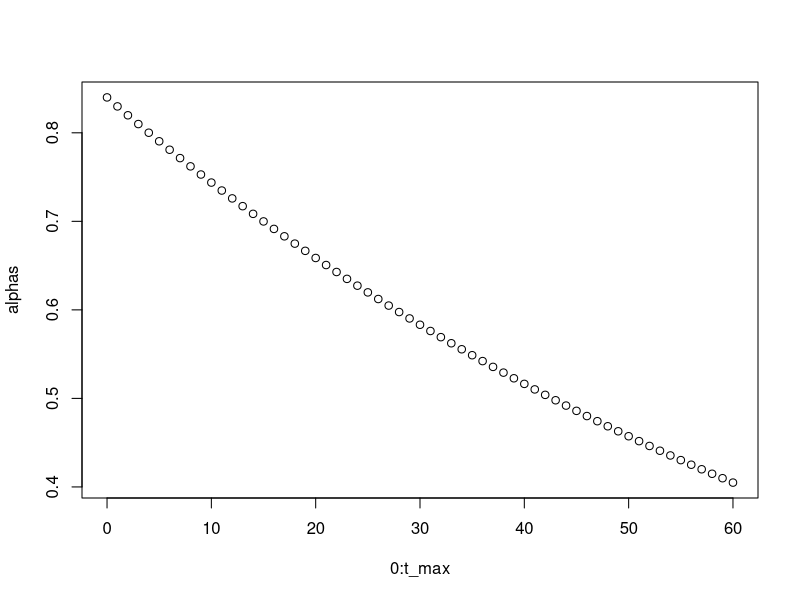
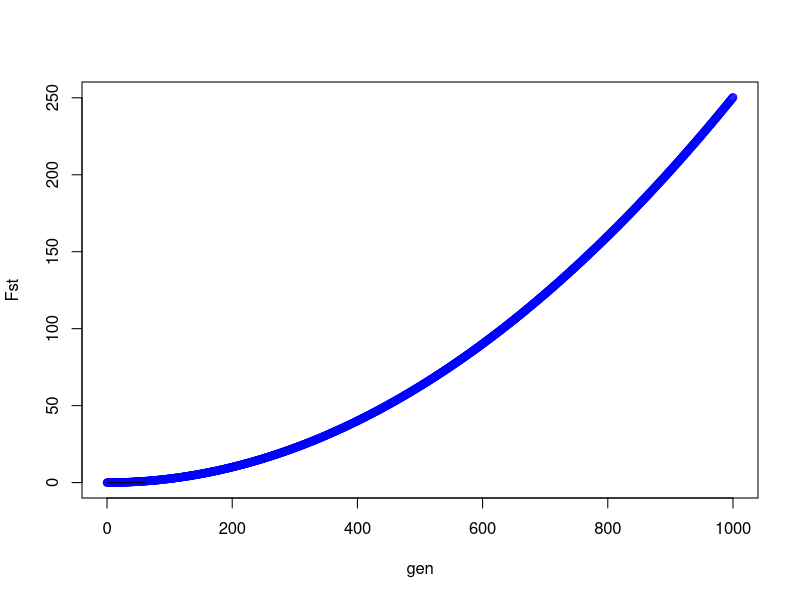
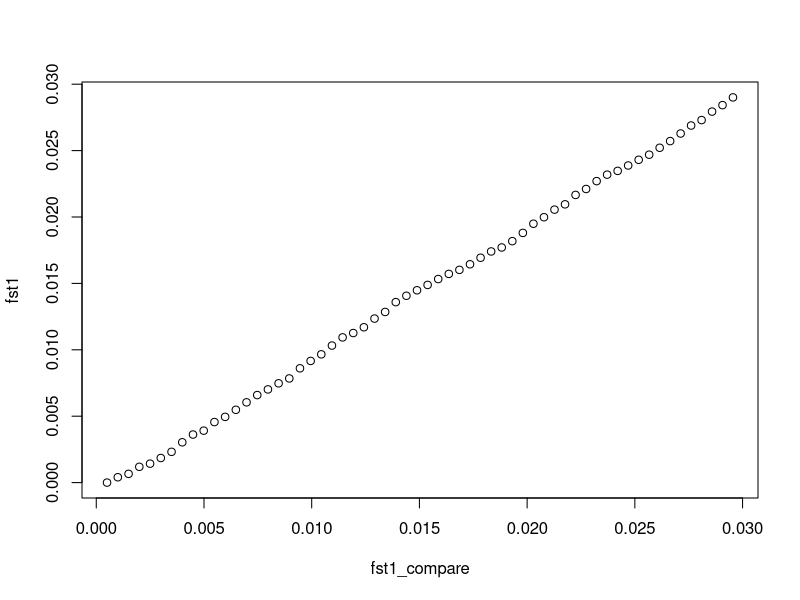
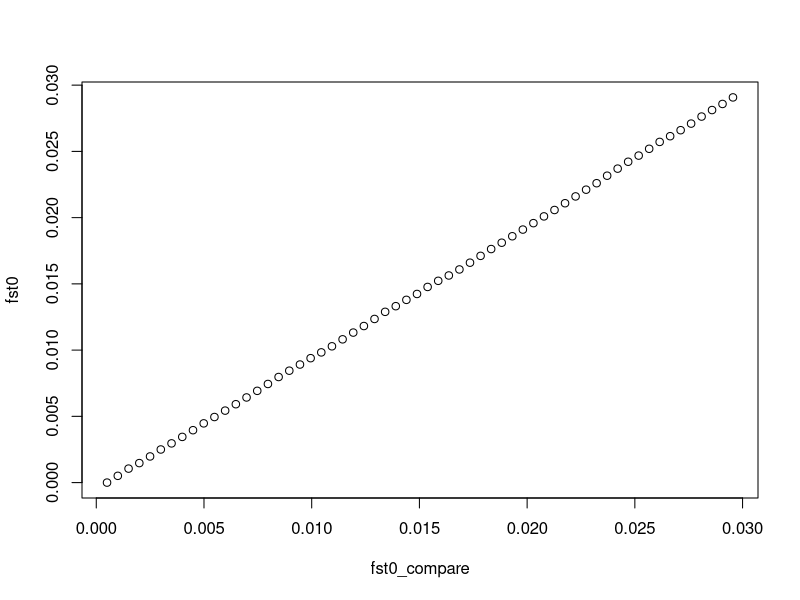
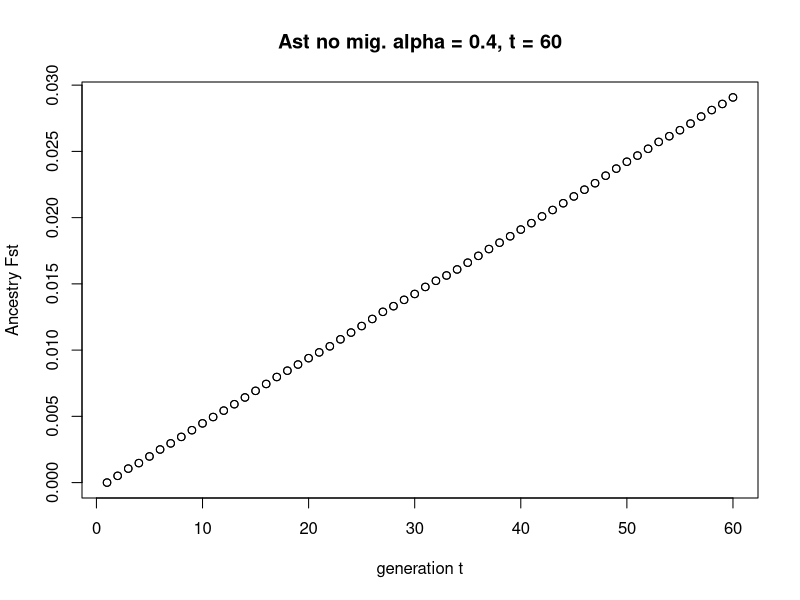
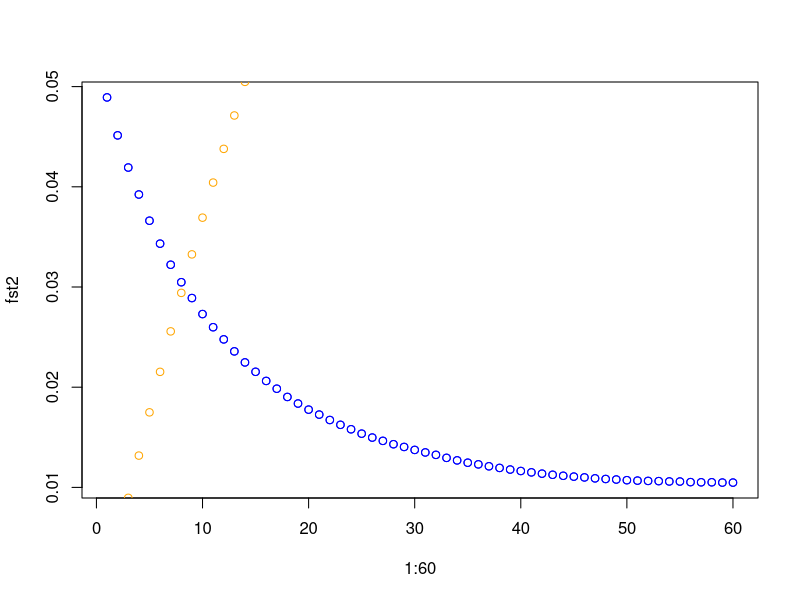

The R script that drew these images, in order: (Note: this script raises an error after producing the figures.)
# expected drift in ancestry based on Long 1991, with continuous migration:

# some parameter estimates:
# generations of admixture
t = 60
# starting admixture proportion
alpha_0 = 0.84
# ending admixture proportion
alpha_t = 0.4
# approximate Ne
Ne = 1000

# plot expectation if started at alpha_t for whole time,
# vs. equal influx migrants to get to alpha_t at time t
# classic
fst_noMig <- function(Ne, t){
  1 - exp(-t/(2*Ne))
}
# calculate migration rate per generation
calc_m <- function(alpha_0, alpha_t, t){
  #m = -log(alpha_0 - alpha_t)/t
  m = 1 - (alpha_t/alpha_0)^(1/t)
  return(m)
}

# add migration
fst_withMig <- function(Ne, t, alpha_0, m){
  # proportion A ancestry diluted by 
  # migration m each gen. from C/M ancestry
  # alpha_t = alpha_0 - (1 - m)^t
  
  # expected A ancestry over generations, with m mig.
  if (t == 0){
    fst = 0
  } else{

    
    # eq. 24 Long 1991 (? derivation)
    j = 1:t
    v = ((1 - 1/(2*Ne))^(j-1))*((1 - m)^2)^j
    alpha_j = alpha_0*(1 - m)^j
    fst = sum(j)/(2*Ne)
    #var_alpha = sum(j*alpha_j*(1-alpha_j))/(2*Ne)
    #fst = var_alpha/(alpha_j[t]*(1-alpha_j[t]))
  }
  return(fst)
}
# asymptote with migration
fst_asymp = function(m, Ne){
  fst = (1-m)^2/(2*Ne - (2*Ne - 1)*(1 - m)^2)
  return(fst)
}
t_max = 60
m = calc_m(alpha_0 = 0.84, alpha_t = 0.4, t = t_max + 1)
alphas = numeric(length = (t_max + 1))
alphas[1] <- 0.84
for (i in 1:t_max) {
  alphas[i + 1] = alphas[i]*(1-m)
}
plot(0:t_max, alphas)
plot(0:1000, sapply(0:1000, function(t) 
  fst_withMig(Ne = 1000, t = t, alpha_0 = 0.84, m = m)),
  col = "blue", xlab = "gen", ylab = "Fst")
curve(fst_noMig(Ne = 1000, t = x), from = 0, to = t_max,
      add = T)
fst_asymp(m = m, Ne = 1000)

# simulate the drift process?
sim_drift <- function(Ne, alpha_0, t, m = 0){
   As = numeric(length = t) # ancestry freq at a locus
   As[1] <- alpha_0
   for (i in 1:(t-1)){
     As[i + 1] = rbinom(n = 1, size = 2*Ne, prob = As[i])/(2*Ne)*(1 - m) # all migrants have other ancestry
   }
   return(As)
}

# number of simulations - precision
n_sim = 10^5

# fst
#fst1 = 1 - mean(A_ts*(1-A_ts))/(0.84*(1-0.84))
fst1 = 1 - apply(sapply(1:n_sim, function(x) sim_drift(Ne = 1000, alpha_0 = 0.84, t = 60, m = 0)), 
                 1, function(r) mean(r*(1-r)))/(0.84*(1-0.84))
fst1_compare <- sapply(1:60, function(t) fst_noMig(Ne = 1000, t = t))
plot(fst1_compare, fst1)


fst0 = 1 - apply(sapply(1:n_sim, function(x) sim_drift(Ne = 1000, alpha_0 = 0.4, t = 60, m = 0)), 
                 1, function(r) mean(r*(1-r)))/(0.4*(1-0.4))
fst0_compare <- sapply(1:60, function(t) fst_noMig(Ne = 1000, t = t))
plot(fst0_compare, fst0)
plot(1:60, fst0, main = "Ast no mig. alpha = 0.4, t = 60",
     xlab = "generation t", ylab = "Ancestry Fst")
points(1:60, fst0)
# migration per gen
m = calc_m(alpha_0 = 0.84, alpha_t = 0.4, t = 60)
m
# expected ancestry per gen
alphas = 0.84*(1-m)^(1:60)
fst2 = 1 - apply(sapply(1:n_sim, function(x) sim_drift(Ne = 1000, alpha_0 = 0.84, t = 60, m = m)), 
                 1, function(r) mean(r*(1-r)))/(alphas*(1-alphas))
plot(1:60, fst2, col = "blue")
points(1:60, fst2, col = "blue")

fst3 = 1 - apply(sapply(1:n_sim, function(x) sim_drift(Ne = 100, alpha_0 = 0.5, t = 60, m = m)), 
                 1, function(r) mean(r*(1-r)))/(0.5*(1-m)^(1:60)*(1-0.5*(1-m)^(1:60)))
points(1:60, fst3, col = "orange")


#sim2 = sapply(1:n_sim, function(x) sim_drift(Ne = 1000, alpha_0 = 0.84, t = 60, m = m))
sim2_a = apply(sim2, 1, function(r) mean(2*r*(1-r)))
sim2_b = apply(sim2, 1, var)
sim2_c = sapply(1:nrow(sim2), function(i) mean((sim2[i, ]-alphas[i])^2))
plot(1:60, sim2_a)
plot(1:60, sim2_b)
plot(sim2_b, sim2_c)
abline(0, 1, col = "blue")
sim0 = sapply(1:n_sim, function(x) sim_drift(Ne = 1000, alpha_0 = 0.84, t = 60, m = 0))
sim2 = sapply(1:n_sim, function(x) sim_drift(Ne = 1000, alpha_0 = 0.84, t = 60, m = m))
sim4 = sapply(1:n_sim, function(x) sim_drift(Ne = 1000, alpha_0 = 0.84, t = 60, m = m*2))
sim5 = sapply(1:n_sim, function(x) sim_drift(Ne = 1000, alpha_0 = 0.84, t = 60, m = m/2))
sim6 = sapply(1:n_sim, function(x) sim_drift(Ne = 1000, alpha_0 = 0.5, t = 60, m = 0))
sim3 = sapply(1:n_sim, function(x) sim_drift(Ne = 1000, alpha_0 = 0.5, t = 60, m = m))

sim3_b = apply(sim3, 1, var)
sim4_b = apply(sim4, 1, var)
sim5_b = apply(sim5, 1, var)
sim0_b = apply(sim0, 1, var)
sim6_b = apply(sim6, 1, var)
ms = c(0, m, m*2, m/2, 0, m)
a0s = c(rep(0.84, 4), rep(0.5, 2))
sims = list(sim0, sim2, sim4, sim5, sim6, sim3)
sim_cs = lapply(1:length(ms), function(s)
                sapply(1:60, function(t) 
                         mean((sims[[s]][t, ] - 
                                 (a0s[s]*(1-ms[s])^t))^2)))
png("plots/non-intuitive_relationship_drift_ancestry_variance.png")
plot(1:60, sim0_b, type = "l", ylab = "ancestry var", xlab = "t (gen)")
for (i in 1:5){
  lines(1:60, list(sim2_b, sim4_b, sim5_b, sim6_b, sim3_b)[[i]], 
        type = "l", col = c(rainbow(5)[[i]]))
}
for (i in 1:6){
  lines(1:60, sim_cs[[i]], 
        type = "l", lty = 2, col = c("black", rainbow(5))[[i]])
}
legend("topleft", legend = c("0.84, m=0", "0.84, m", "0.84, 2m", "0.84, m/2",
                             "0.5, m=0", "0.5, m"),
       title = "a0, m = 0.12",
       col = c("black", rainbow(5)), lty = 1)
dev.off()

plot(0:t_max, sapply(0:t_max, function(t) 
  fst_withMig(Ne = 10000000, t = t, alpha_0 = 0.84, alpha_t = 0.4)),
  col = "blue", xlab = "gen", ylab = "Fst")
curve(fst_noMig(Ne = 1000, t = x), from = 0, to = t_max,
      add = T)
fst_withMig(Ne = 1000, t = 0, alpha_0 = 0.84, alpha_t = 0.4)
m = -log(0.84 - 0.4)/t_max
fst_asymp(m = 0.0008, Ne = 1000)





